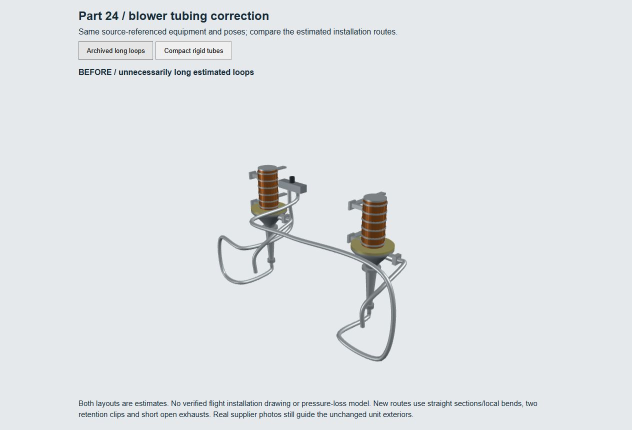
#> input picture research/blower-routing-2026-10-28/before.png, 1264 x 859 px (shown at 1/2 size)
$ python comparison.py
#> lines starting #> are read from the running program, lines starting #| are printed output that depends on the picture
from pathlib import Path
from PIL import Image, ImageDraw, ImageFont
p=Path(__file__).resolve().parent
sheet=Image.new('RGB',(1480,590),'#e5e9eb');d=ImageDraw.Draw(sheet)
#> after `sheet = Image.new('RGB', (1480, 590), '#e5e9eb')`:
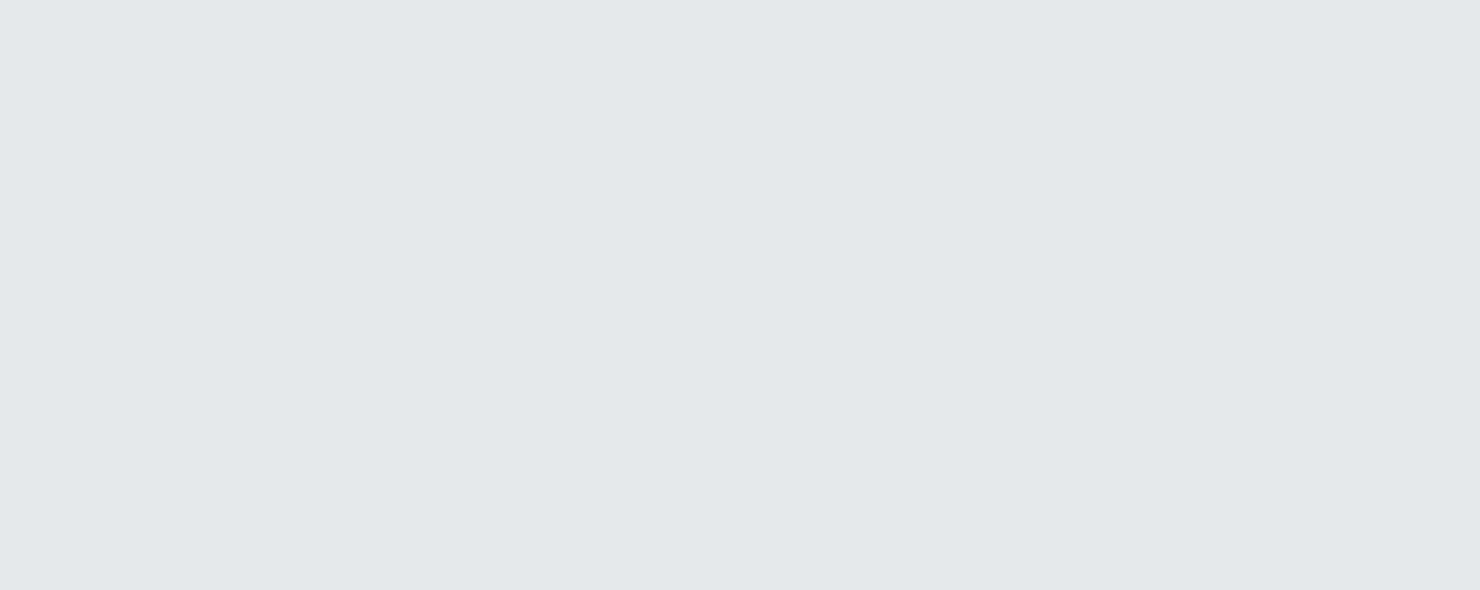
#> sheet: PIL image 1480x590 RGB; mean R, G, B 229, 233, 235
font=lambda n:ImageFont.truetype('C:/Windows/Fonts/arial.ttf',n)
d.text((24,18),'Part 24 / same blower equipment, corrected tube routing',font=font(29),fill='#172b39')
for i,(file,title) in enumerate([('before.png','BEFORE / long unsupported-looking loops'),('after.png','AFTER / compact rigid runs and retention clips')]):
 x=20+i*740
 d.text((x,75),title,font=font(22),fill='#172b39')
 photo=Image.open(p/file).crop((132,188,1132,778)).convert('RGB').resize((700,413),Image.Resampling.LANCZOS)
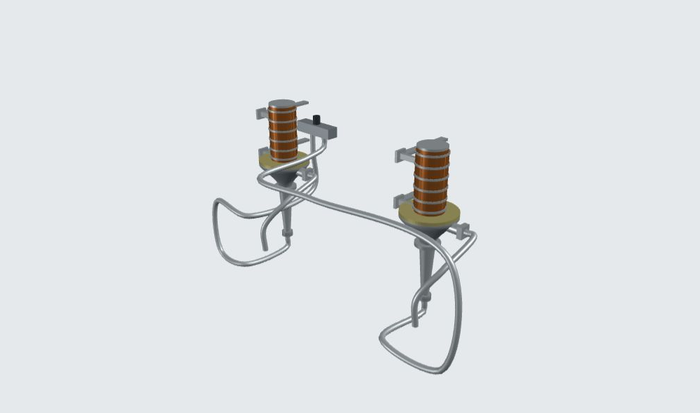
#> photo: PIL image 700x413 RGB; mean R, G, B 223.4, 226.9, 229.4
 sheet.paste(photo,(x,111))
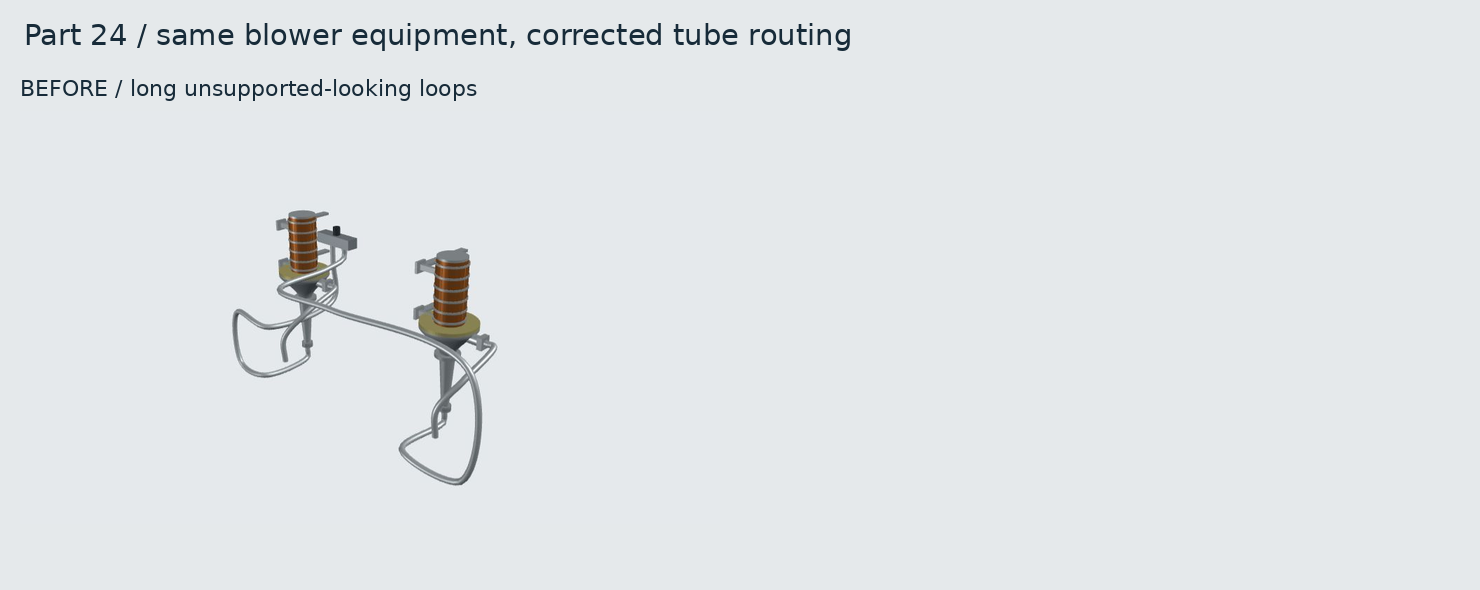
#> sheet: PIL image 1480x590 RGB; mean R, G, B 225.4, 229.4, 231.7
#> pass 2 of the loop `for i,(file,title) in enumerate([('before.png','BEFORE / long unsuppor..`:
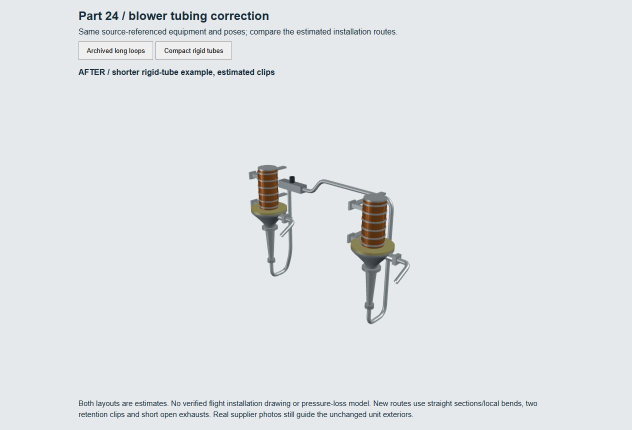
#> input picture research/blower-routing-2026-10-28/after.png, 1264 x 859 px (shown at 1/2 size)
#> `photo=Image.open(p/file).crop((132,188,1132,778)).convert('RGB').resiz..`:
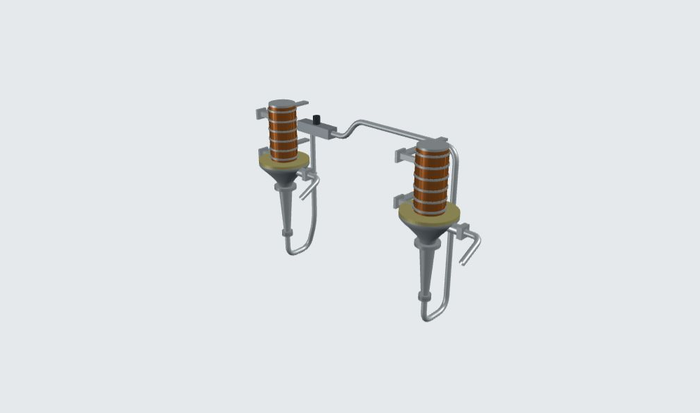
#> photo: PIL image 700x413 RGB; mean R, G, B 224, 227.6, 230
#> `sheet.paste(photo,(x,111))`:
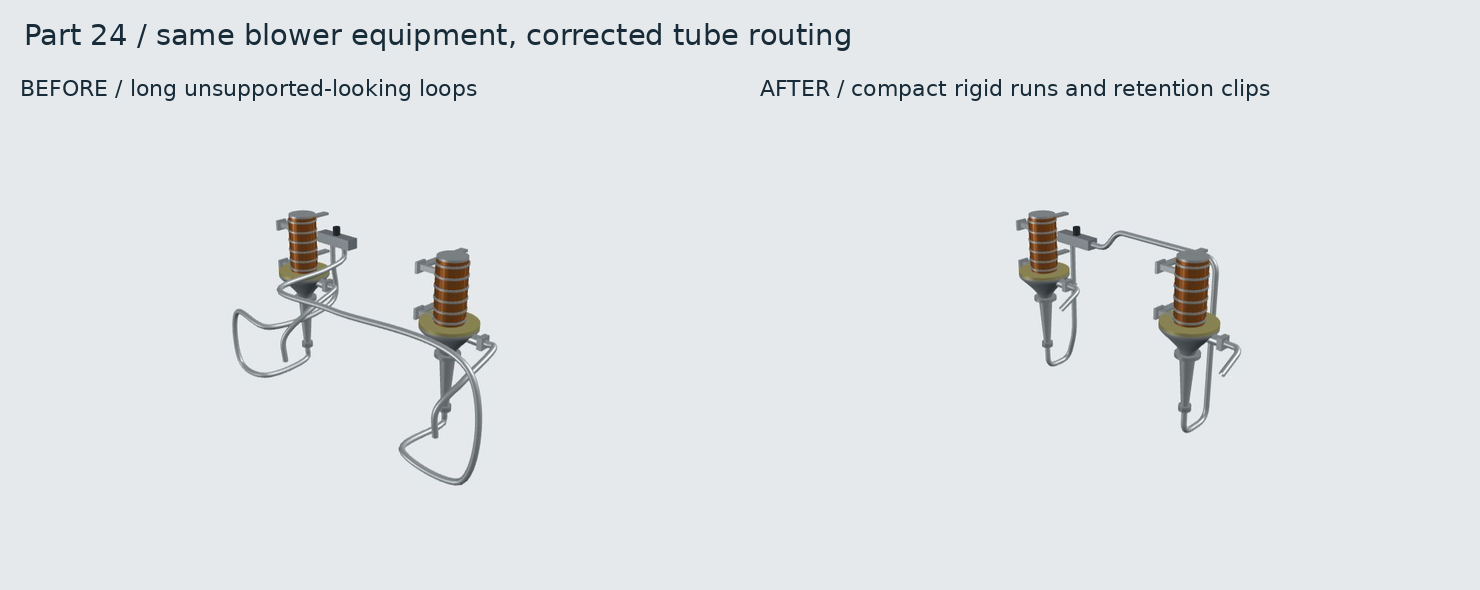
#> sheet: PIL image 1480x590 RGB; mean R, G, B 223.3, 227.1, 229.5
d.text((24,544),'Both installations are estimates. Unit exteriors, poses, selector and upstream sample routes are unchanged.',font=font(20),fill='#172b39')
sheet.save(p/'before-after.jpg',quality=94)
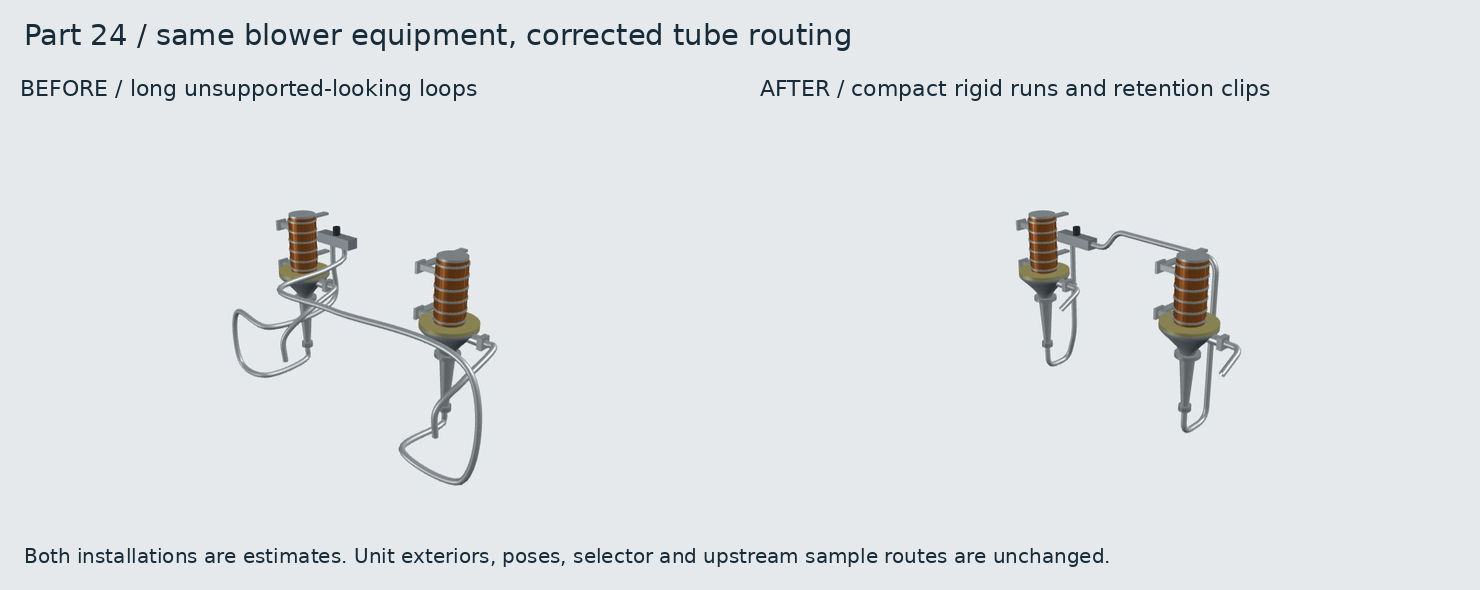
#> saved as before-after.jpg: PIL image 1480x590 RGB; mean R, G, B 222.2, 226.1, 228.6
